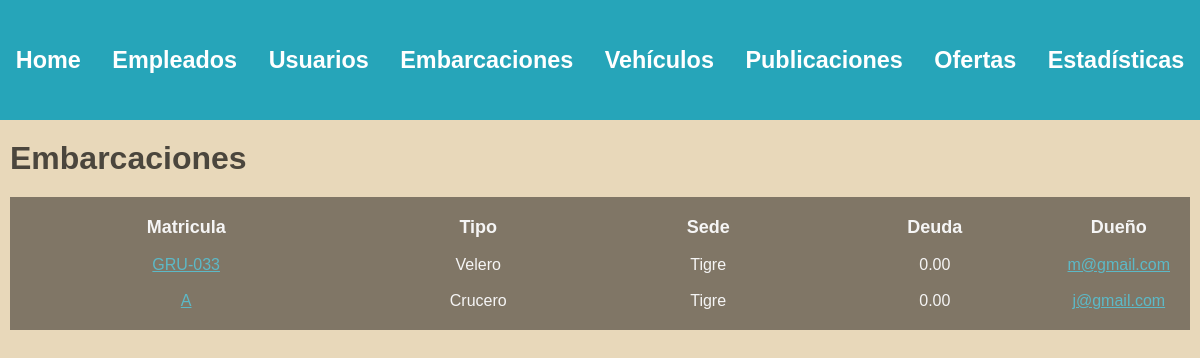
Before: /administracion/embarcaciones/ (signed in) with the older database file.
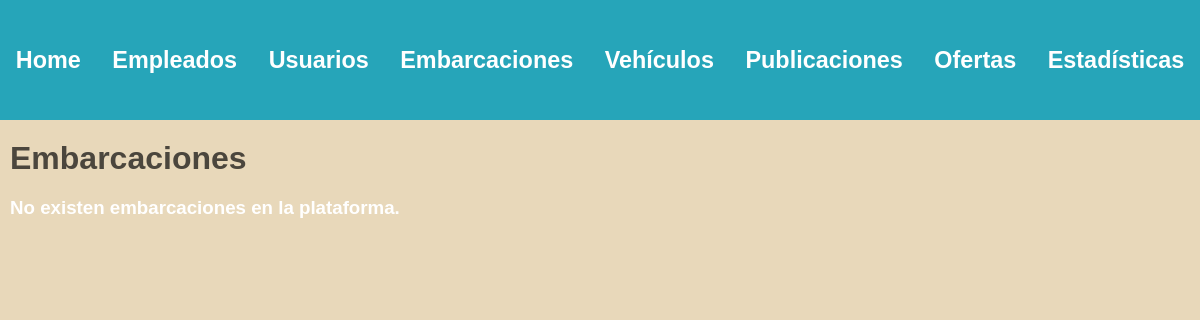
After: the same page with the newer database file.
### embarcaciones/models.py (models this page shows)
class Embarcacion(models.Model):
    matricula = models.CharField(max_length=100, unique=True)
    modelo = models.CharField(max_length=100)
    tipo = models.ForeignKey(TipoEmbarcacion, on_delete=models.SET_NULL, null=True)
    m_eslora = models.DecimalField(max_digits=5, decimal_places=2)
    m_manga = models.DecimalField(max_digits=5, decimal_places=2)
    m_calado = models.DecimalField(max_digits=5, decimal_places=2)
    motor = models.BooleanField(default=False)
    deuda = models.DecimalField(max_digits=10, decimal_places=2, default=0)
    sede = models.ForeignKey(Sede, on_delete=models.SET_NULL, null=True)
    dueño = models.ForeignKey(Usuario, on_delete=models.CASCADE)

class TipoEmbarcacion(models.Model):
    clase= models.CharField(max_length=50, unique=True)

### empleados/models.py (models this page shows)
class Sede(models.Model):
    nombre = models.CharField(max_length=100, unique=True)

### usuarios/models.py (models this page shows, shortened)
class Usuario(AbstractBaseUser, PermissionsMixin):
    nombre = models.CharField(max_length=50)
    apellido = models.CharField(max_length=50)
    fecha_nacimiento = models.DateField()
    telefono = models.CharField(max_length=13)
    mail = models.EmailField(max_length=50, unique=True)
    password = models.CharField(max_length=128)
    is_staff= models.BooleanField(default=False)
    is_blocked= models.BooleanField(default=False)
    USERNAME_FIELD = 'mail'
    REQUIRED_FIELDS = ['nombre', 'apellido', 'fecha_nacimiento', 'telefono']

### administrador/views.py (the view)
# urls.py: path('', include('embarcaciones.urls')),
def embarcaciones(request):
    user = request.user
    if not user.is_superuser:
        return redirect('home')
    embarcaciones = Embarcacion.objects.exclude(matricula__startswith='*')
    return render(request, 'boats.html', {'embarcaciones' : embarcaciones})

### autenticacion/backend.py (called while the page is built)
    def get_user(self, user_id):
        UserModel = get_user_model()
        try:
            return UserModel.objects.get(pk=user_id)
        except UserModel.DoesNotExist:
            return None

### administrador/templates/boats.html (shortened to what this page needs)
{% extends 'layouts/navbar.html' %}
{% block content %}
<div class="header">
    <h1>Embarcaciones</h1>
</div>
{% if embarcaciones %}
    <table>
        <thead>
            <tr>
                <th>Matricula</th>
                <th>Tipo</th>
                <th>Sede</th>
                <th>Deuda</th>
                <th>Dueño</th>
            </tr>
        </thead>
        <tbody>
            {% for embarcacion in embarcaciones %}
                <tr>
                    <td>
                        <a href="{% url 'ver detalle embarcacion' embarcacion.id 0 %}"> {{embarcacion.matricula}} </a>
                    </td>
                    <td>{{embarcacion.tipo.clase}}</td>
                    <td>{{embarcacion.sede.nombre}}</td>
                    <td>{{embarcacion.deuda}}</td>
                    <td>
                        <a href="{% url 'ver perfil' embarcacion.dueño.id %}"> {{embarcacion.dueño}} </a>
                    </td>
                </tr>
            {% endfor %}
        </tbody>
    </table>
{% else %}
    <h3>No existen embarcaciones en la plataforma.</h3>
{% endif %}
{% endblock %}

Changed rows visible on the page:
removed Embarcacion: matricula "GRU-033", tipo.clase "Velero", sede.nombre "Tigre", deuda "0.00", dueño "m@gmail.com"
removed Embarcacion: matricula "A", tipo.clase "Crucero", sede.nombre "Tigre", deuda "0.00", dueño "j@gmail.com"
Other visible differences:
text no longer shown: "Matricula Tipo Sede Deuda Dueño"
text now shown: "No existen embarcaciones en la plataforma."
